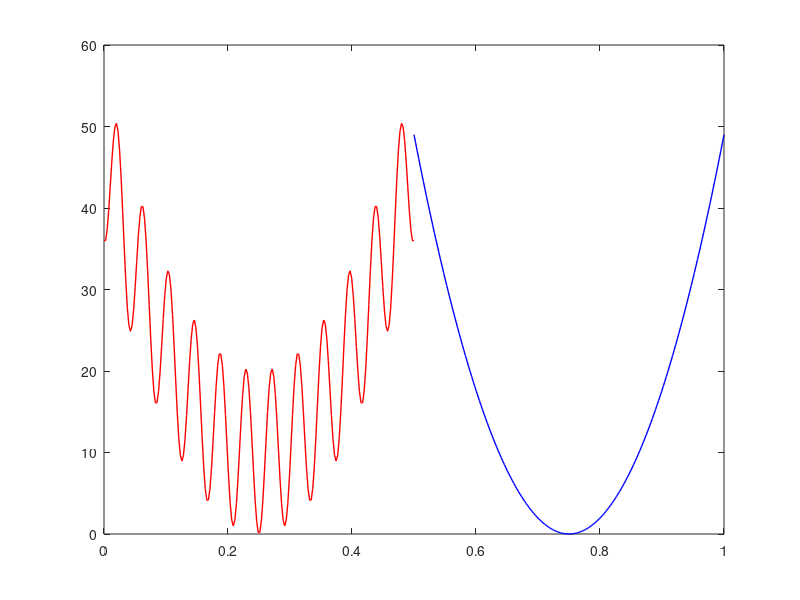

This chart was generated by the following MATLAB code: (Note: this script raises an error after producing the figure.)
% Author: Xiaoming Xue
% Email: xminghsueh@gmail.com
%
% ------------
% Description:
% ------------
% This file is the script of demonstrating the chaotic matching. The
% corresponding figures are shown as Fig. 18 in the following paper.
%
% ------------
% Reference:
% ------------
% X. Xue, Y. Hu, C. Yang, et al. “How to Utilize Optimization Experience? Revisiting
% Evolutionary Sequential Transfer Optimization", Submitted for Peer Review.

%% initialize the source and target problems
clc,clear
rand('state',11);
randn('state',11);
funs = @(x)(x+6).^2-10*cos(2*pi*(x+6))+10; % the source task
lbs = -12; % the lower bound of the source task
ubs = 12; % the upper bound of the source task
funt = @(x)(x-7).^2; % the target task
lbt = -14; % the lower bound of the target task
ubt = 14; % the upper bound of the target task
num_plot = 200; % the number of points used for plotting the source-target landscapes
ts = linspace(0,0.5,num_plot); % source solutions used for plotting the landscape
tt = linspace(0.5,1,num_plot); % target solutions used for plotting the landscape
fs = zeros(num_plot,1); % fitness values of the source solutions
ft = zeros(num_plot,1); % fitness values of the target solutions
for i = 1:num_plot % function evaluation
    fs(i) = funs(lbs+(ubs-lbs)*ts(i));
    ft(i) = funt(lbt+(ubt-lbt)*tt(i));
end

%% plot the source-target landscapes
figure1 = figure('color',[1 1 1],'position',[321.0000  365.6667  560.0000  420.0000]);
plot(ts,fs,'r-','linewidth',1);hold on;
plot(tt,ft,'b-','linewidth',1);
num_solutions = 200; % the number of solutions to be evaluated and used for learning the source-to-target mapping
train_s = lhsdesign_modified(num_solutions,0,0.5); % sample the source solutions using the LHS sampling
train_t = lhsdesign_modified(num_solutions,0.5,1); % sample the target solutions using the LHS sampling
fitness_s = zeros(num_solutions,1); % fitness values of source solutions
fitness_t = zeros(num_solutions,1); % fitness values of target solutions
for i = 1:num_solutions
    fitness_s(i) = funs(lbs+(ubs-lbs)*train_s(i));
    fitness_t(i) = funt(lbt+(ubt-lbt)*train_t(i));
end
fitness_rank_s = zeros(num_solutions,1); % fitness rankss of source solutions
fitness_rank_t = zeros(num_solutions,1); % fitness rankss of target solutions
for i = 1:num_solutions
    fitness_rank_s(i) = length(find(fitness_s<fitness_s(i)))+1;
    fitness_rank_t(i) = length(find(fitness_t<fitness_t(i)))+1;
end
for i = 1:num_solutions % match the source and target solutions with the same fitness rank
    idxs = find(fitness_rank_s==i);idxt = find(fitness_rank_t==i);
    plot(train_s(idxs),fitness_s(idxs),'rs','markerfacecolor','r','markersize',4+i/num_solutions*4);
    plot(train_t(idxt),fitness_t(idxt),'bo','markerfacecolor','b','markersize',4+i/num_solutions*4);
    plot([train_s(idxs) train_t(idxt)],[fitness_s(idxs) fitness_t(idxt)],'k-.');
end
xlabel('$x$','fontsize',18,'interpret','latex');
ylabel('$y$','fontsize',18,'interpret','latex');
set(gca,'linewidth',1);
title('Source and Target Instances','interpret','latex','fontsize',16);

%% plot the resultant mapping to be learned
figure2 = figure('color',[1 1 1],'position',[881.6667  365.0000  560.0000  420.0000]);
[~,idxs_r] = sort(fitness_s);
[~,idxt_r] = sort(fitness_t);
solution_s_sort = train_s(idxs_r); % sort the source solutions according to their fitness values
solution_t_sort = train_t(idxt_r); % sort the target solutions according to their fitness values
[~,indxsss] = sort(solution_s_sort);
plot(solution_s_sort(indxsss),solution_t_sort(indxsss),'k-','linewidth',1);
xlabel('$x_s$','fontsize',18,'interpret','latex');
ylabel('$x_t$','fontsize',18,'interpret','latex');
set(gca,'linewidth',1);
title('Source-Target Mapping to be Learned','interpret','latex','fontsize',16);